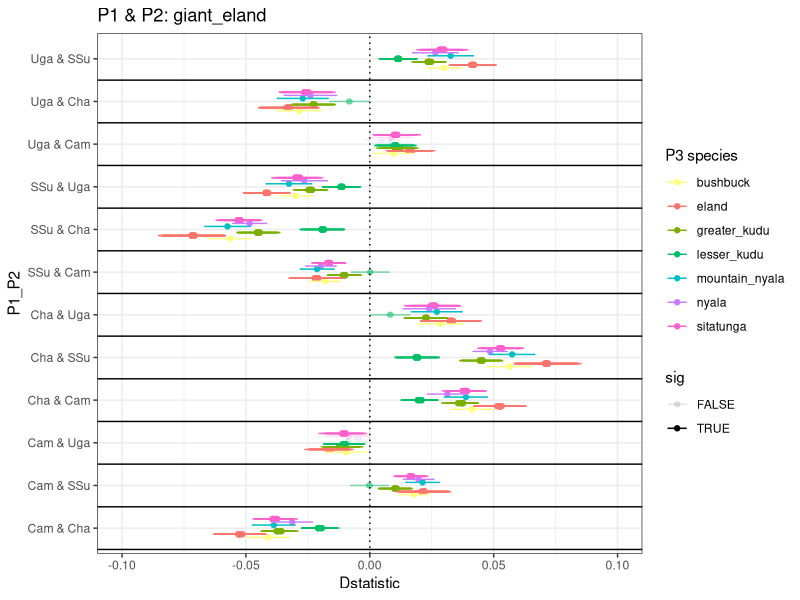
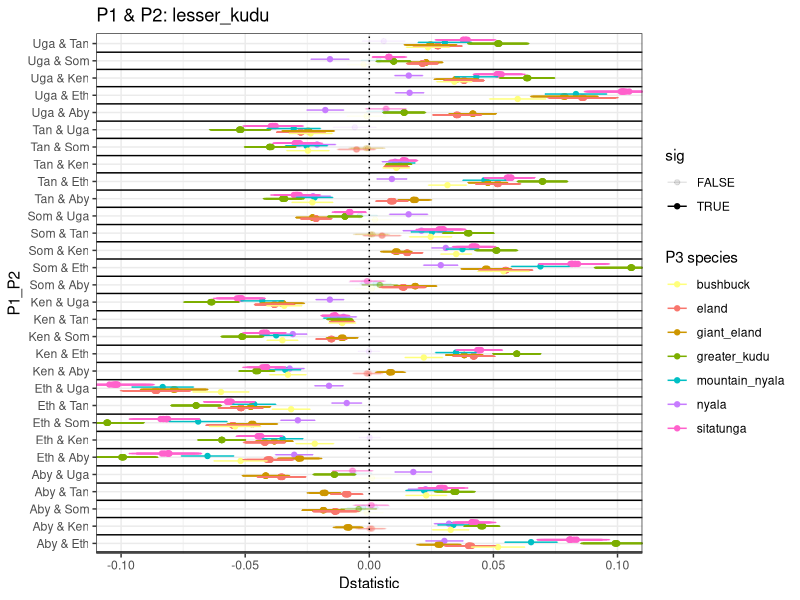
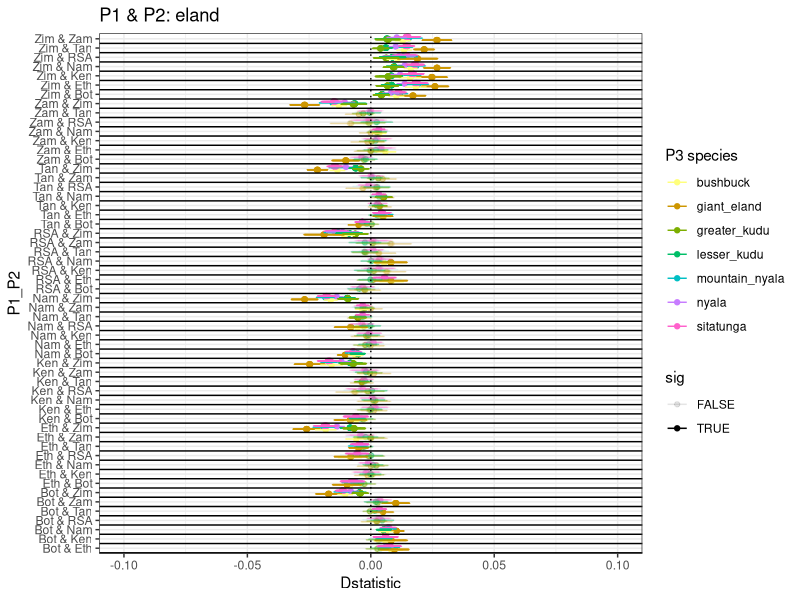
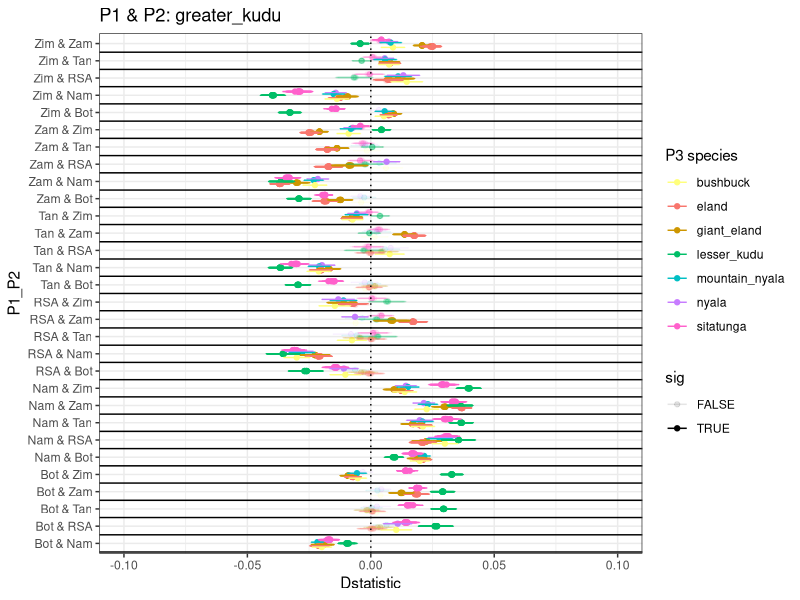
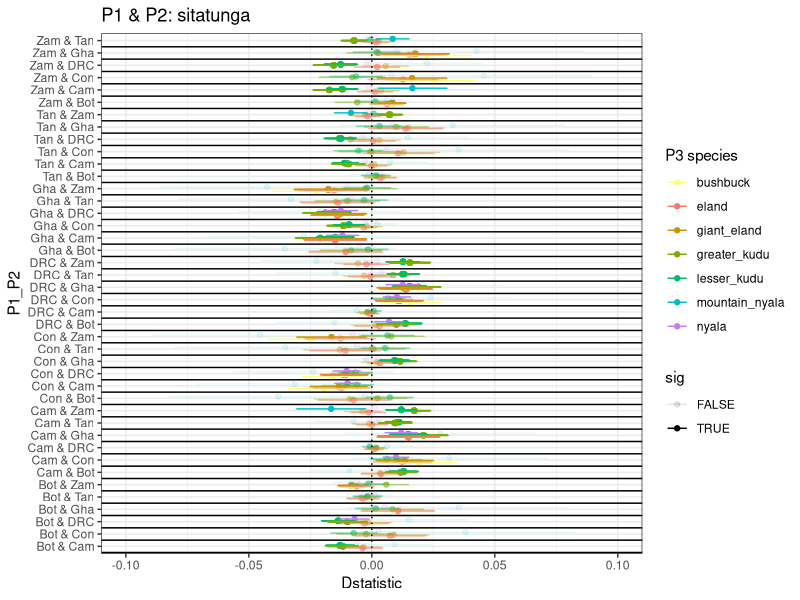

Write the R code that produced these figures, in order.
library(dplyr)
library(ggplot2)
library(gridExtra)
library(stringr)
tab <- read.table("./tragBostau9_BBAA.txt", header = T)
# tab <- read.table("./tragBostau9_Dmin.txt", header=T)
tab$std.err <- tab$Dstatistic / tab$Z.score
tab$lower <- tab$Dstatistic - tab$std.err * 3
tab$upper <- tab$Dstatistic + tab$std.err * 3

comnames <- c("Tory" = "eland", "Tder" = "giant_eland", "Tstr" = "greater_kudu", "Timb" = "lesser_kudu", "Tbux" = "mountain_nyala", "Scaf" = "nyala", "Tspe" = "sitatunga", "Kell" = "waterbuck", "Tscr" = "bushbuck")
replace_strings <- function(data, dictionary) {
  mutate_all(data, ~ str_replace_all(., dictionary))
}


filtered <- tab %>%
  filter(substr(P1, 1, 4) == substr(P2, 1, 4)) %>%
  filter(substr(P1, 1, 4) != substr(P3, 1, 4)) %>%
  filter_all(all_vars(!grepl("NA-", .)))

removed <- anti_join(tab, filtered)

### BH correction
FDR <- 0.001
ntest <- nrow(filtered)

filtered <- filtered %>% 
  arrange(p.value) %>%
  mutate(rank = 1:ntest) %>%
  mutate(BHCV = (rank / ntest) * FDR) %>%
  mutate(sig = BHCV > p.value)


# add flipped combs with flipped values for plotting
filtered_switched <- filtered %>%
  mutate(
    temp = .data[["P1"]],
    !!"P1" := .data[["P2"]],
    !!"P2" := temp,
    across(all_of(c("Dstatistic", "lower", "upper" )), ~ . * -1)
  ) %>%
  select(-temp)

filtered <- bind_rows(filtered, filtered_switched)


filtered$P1_P2 <- paste(str_sub(filtered$P1, -3, -1), str_sub(filtered$P2, -3, -1), sep = " & ")
filtered$P3_species <- substr(filtered$P3, 1, 4)
filtered$P1_P2_species <- substr(filtered$P1, 1, 4)

filtered[, 16:18] <- replace_strings(filtered[, 16:18], comnames)

comcolors <- c(
  "eland" = "#F8766D", "giant_eland" = "#CD9600", "greater_kudu" = "#7CAE00",
  "lesser_kudu" = "#00BE67", "mountain_nyala" = "#00BFC4", "nyala" = "#C77CFF",
  "sitatunga" = "#FF61CC", "bushbuck" = "#FFFF7C", "waterbuck" = "#383838"
)



p <- list()
species <- unique(filtered$P1_P2_species)
for (i in 1:length(species)) { # nolint: seq_linter.
  plotdat <- filtered[filtered$P1_P2_species == species[i], ]
  p[[i]] <- ggplot(plotdat, aes(Dstatistic, P1_P2, color = P3_species, alpha = sig)) +
    geom_point(position = position_dodge(width = 0.5)) +
    geom_errorbarh(aes(xmax = upper, xmin = lower, height = 0.2), position = position_dodge(width = 0.5)) +
    scale_color_manual(values = comcolors) +
    geom_hline(yintercept = seq(0.5, length(unique(plotdat$P1_P2)) - 0.5), color = "black", size = 0.5) +
    geom_vline(xintercept = 0, linetype="dotted") +
    coord_cartesian(xlim = c(-0.1, 0.1)) + 
    ggtitle(paste("P1 & P2:", species[i])) +
    labs(color = "P3 species") +
    theme_bw()
}


pdf("dstat_grouped.pdf", height=10)
for (i in 1:length(p)) { # nolint: seq_linter.
  print(p[[i]])
}
dev.off()
